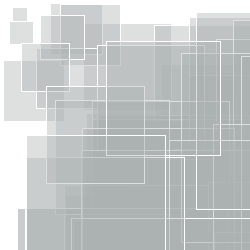
Frame 1 (no input)
Frame 60 (the mouse pressed at the canvas centre just before this capture): identical to frame 1, image omitted
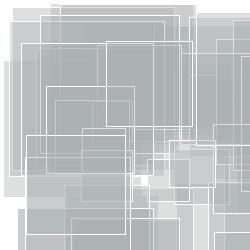
Frame 120 (the mouse held since frame 60 and released just before this capture)

The Processing sketch that drew these frames (run headless with seeded random() and noise(); from frame 60 on, the mouse is pressed at the canvas centre):

// Processing sketch: processing_75241
// ── processing_75241.pde

//array
float[] x= new float[50];
float[] y= new float[50];
  
void setup() {
  size(250, 250);
  fill(170,175,175, 100);
  smooth();
  stroke(255);
 
  for (int i=0; i < x.length; i++) {
    x[i] = random(width);
    y[i] = random(height);
  }
}
  
void draw() {
  background(255);
  
  for (int i=0; i < x.length; i++) {
    float dia = dist(x[i], y[i], mouseX, mouseY);
    rect(x[i], y[i], dia, dia);
  }
}
